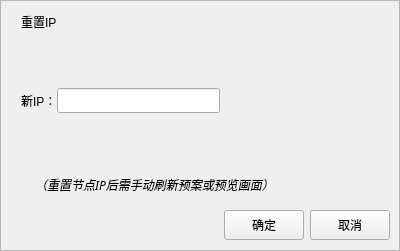
<?xml version="1.0" encoding="UTF-8"?>
<ui version="4.0">
 <class>SetDeviceInfo</class>
 <widget class="QWidget" name="SetDeviceInfo">
  <property name="geometry">
   <rect>
    <x>0</x>
    <y>0</y>
    <width>400</width>
    <height>251</height>
   </rect>
  </property>
  <property name="windowTitle">
   <string>Form</string>
  </property>
  <property name="styleSheet">
   <string notr="true"/>
  </property>
  <layout class="QVBoxLayout" name="verticalLayout_3">
   <property name="spacing">
    <number>0</number>
   </property>
   <property name="leftMargin">
    <number>0</number>
   </property>
   <property name="topMargin">
    <number>0</number>
   </property>
   <property name="rightMargin">
    <number>0</number>
   </property>
   <property name="bottomMargin">
    <number>0</number>
   </property>
   <item>
    <widget class="QFrame" name="frame">
     <property name="frameShape">
      <enum>QFrame::StyledPanel</enum>
     </property>
     <property name="frameShadow">
      <enum>QFrame::Raised</enum>
     </property>
     <layout class="QVBoxLayout" name="verticalLayout_2">
      <property name="spacing">
       <number>0</number>
      </property>
      <property name="leftMargin">
       <number>0</number>
      </property>
      <property name="topMargin">
       <number>0</number>
      </property>
      <property name="rightMargin">
       <number>0</number>
      </property>
      <property name="bottomMargin">
       <number>0</number>
      </property>
      <item>
       <widget class="QWidget" name="widget_2" native="true">
        <property name="styleSheet">
         <string notr="true"/>
        </property>
        <layout class="QVBoxLayout" name="verticalLayout">
         <property name="spacing">
          <number>0</number>
         </property>
         <property name="leftMargin">
          <number>0</number>
         </property>
         <property name="topMargin">
          <number>0</number>
         </property>
         <property name="rightMargin">
          <number>0</number>
         </property>
         <property name="bottomMargin">
          <number>0</number>
         </property>
         <item>
          <widget class="QWidget" name="widget" native="true">
           <property name="maximumSize">
            <size>
             <width>16777215</width>
             <height>30</height>
            </size>
           </property>
           <property name="styleSheet">
            <string notr="true"/>
           </property>
           <layout class="QHBoxLayout" name="horizontalLayout">
            <property name="spacing">
             <number>0</number>
            </property>
            <property name="leftMargin">
             <number>20</number>
            </property>
            <property name="topMargin">
             <number>0</number>
            </property>
            <property name="rightMargin">
             <number>0</number>
            </property>
            <property name="bottomMargin">
             <number>0</number>
            </property>
            <item>
             <widget class="QLabel" name="label">
              <property name="minimumSize">
               <size>
                <width>60</width>
                <height>0</height>
               </size>
              </property>
              <property name="text">
               <string>重置IP</string>
              </property>
              <property name="alignment">
               <set>Qt::AlignBottom|Qt::AlignLeading|Qt::AlignLeft</set>
              </property>
             </widget>
            </item>
            <item>
             <spacer name="horizontalSpacer">
              <property name="orientation">
               <enum>Qt::Horizontal</enum>
              </property>
              <property name="sizeHint" stdset="0">
               <size>
                <width>374</width>
                <height>20</height>
               </size>
              </property>
             </spacer>
            </item>
           </layout>
          </widget>
         </item>
         <item>
          <widget class="QWidget" name="widget_3" native="true">
           <layout class="QHBoxLayout" name="horizontalLayout_2">
            <property name="spacing">
             <number>0</number>
            </property>
            <property name="leftMargin">
             <number>20</number>
            </property>
            <property name="topMargin">
             <number>0</number>
            </property>
            <property name="rightMargin">
             <number>0</number>
            </property>
            <property name="bottomMargin">
             <number>0</number>
            </property>
            <item>
             <widget class="QLabel" name="label_2">
              <property name="styleSheet">
               <string notr="true"/>
              </property>
              <property name="text">
               <string>新IP：</string>
              </property>
             </widget>
            </item>
            <item>
             <widget class="QLineEdit" name="lineedit_IP">
              <property name="minimumSize">
               <size>
                <width>120</width>
                <height>25</height>
               </size>
              </property>
              <property name="styleSheet">
               <string notr="true"/>
              </property>
             </widget>
            </item>
            <item>
             <spacer name="horizontalSpacer_2">
              <property name="orientation">
               <enum>Qt::Horizontal</enum>
              </property>
              <property name="sizeHint" stdset="0">
               <size>
                <width>179</width>
                <height>20</height>
               </size>
              </property>
             </spacer>
            </item>
           </layout>
          </widget>
         </item>
         <item>
          <widget class="QLabel" name="label_3">
           <property name="maximumSize">
            <size>
             <width>16777215</width>
             <height>30</height>
            </size>
           </property>
           <property name="font">
            <font>
             <family>微软雅黑</family>
             <italic>true</italic>
            </font>
           </property>
           <property name="styleSheet">
            <string notr="true"/>
           </property>
           <property name="text">
            <string>           （重置节点IP后需手动刷新预案或预览画面）</string>
           </property>
          </widget>
         </item>
         <item>
          <widget class="QWidget" name="widget_4" native="true">
           <property name="minimumSize">
            <size>
             <width>0</width>
             <height>50</height>
            </size>
           </property>
           <property name="maximumSize">
            <size>
             <width>16777215</width>
             <height>50</height>
            </size>
           </property>
           <layout class="QHBoxLayout" name="horizontalLayout_3">
            <property name="leftMargin">
             <number>0</number>
            </property>
            <property name="topMargin">
             <number>0</number>
            </property>
            <property name="rightMargin">
             <number>9</number>
            </property>
            <property name="bottomMargin">
             <number>0</number>
            </property>
            <item>
             <spacer name="horizontalSpacer_3">
              <property name="orientation">
               <enum>Qt::Horizontal</enum>
              </property>
              <property name="sizeHint" stdset="0">
               <size>
                <width>236</width>
                <height>20</height>
               </size>
              </property>
             </spacer>
            </item>
            <item>
             <widget class="QPushButton" name="btn_ok">
              <property name="minimumSize">
               <size>
                <width>0</width>
                <height>30</height>
               </size>
              </property>
              <property name="focusPolicy">
               <enum>Qt::TabFocus</enum>
              </property>
              <property name="styleSheet">
               <string notr="true"/>
              </property>
              <property name="text">
               <string>确定</string>
              </property>
             </widget>
            </item>
            <item>
             <widget class="QPushButton" name="btn_cancel">
              <property name="minimumSize">
               <size>
                <width>0</width>
                <height>30</height>
               </size>
              </property>
              <property name="focusPolicy">
               <enum>Qt::TabFocus</enum>
              </property>
              <property name="styleSheet">
               <string notr="true"/>
              </property>
              <property name="text">
               <string>取消</string>
              </property>
             </widget>
            </item>
           </layout>
          </widget>
         </item>
        </layout>
       </widget>
      </item>
     </layout>
    </widget>
   </item>
  </layout>
 </widget>
 <resources/>
 <connections/>
</ui>
